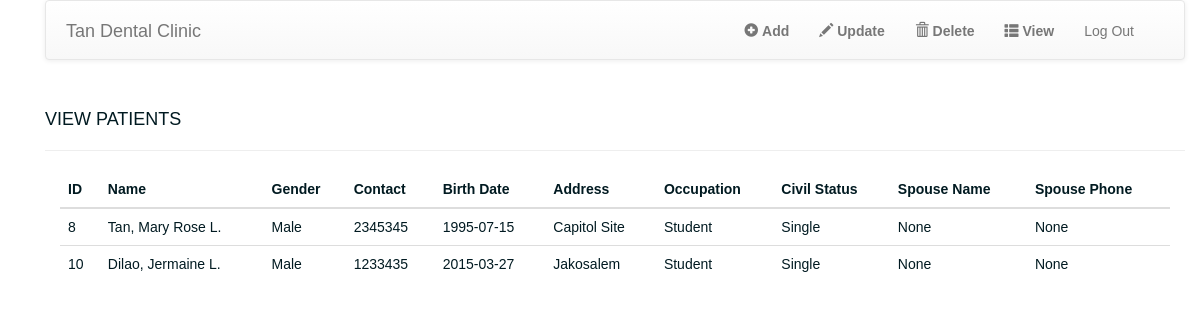
Screenshot of /admin/index.php?p=viewpatient (signed in) with the database file from the repository.
### tables this page shows
CREATE TABLE IF NOT EXISTS `patient` (
`patientid` int(11) NOT NULL,
  `username` varchar(30) NOT NULL,
  `password` varchar(255) NOT NULL,
  `lname` varchar(30) NOT NULL,
  `fname` varchar(30) NOT NULL,
  `mname` varchar(30) NOT NULL,
  `gender` varchar(10) NOT NULL,
  `contactno` varchar(15) NOT NULL,
  `birthdate` date NOT NULL,
  `address` varchar(50) NOT NULL,
  `occupation` varchar(20) NOT NULL,
  `civilstat` varchar(10) NOT NULL,
  `spousename` varchar(50) NOT NULL,
  `spousecontact` varchar(15) NOT NULL,
  `status` int(11) NOT NULL
);

### db.php (called while the page is built, shortened)
<?php
	function site_db()
	{
		try
		{
			return new PDO('mysql:/host=localhost;dbname=clinic','root','');
		}
		catch(PDOException $ex)
		{
			echo "Connection Error: ", $ex->getMessage();
		}
	}
	function viewpatient()
	{
		$db = site_db();
		$sql = "select * from patient where status = ? order by 1 asc";
		$st = $db->prepare($sql);
		$st->execute(array(1));
		$rows = $st->fetchAll();
		return $rows;
	}

### admin/viewpatient.php (the view)
<?php
	$viewpatient = viewpatient();
?>
<!DOCTYPE html>
<html>
	<head><title>View Patients</title></head>
	<body>
		<br>
		<h4>VIEW PATIENTS</h4>
		<hr />
		<div class = "col-md-12">
			<table class = "table table-hover">
				<thead>
					<tr>
						<th>ID</th>
						<th>Name</th>
						<th>Gender</th>
						<th>Contact</th>
						<th>Birth Date</th>
						<th>Address</th>
						<th>Occupation</th>
						<th>Civil Status</th>
						<th>Spouse Name</th>
						<th>Spouse Phone</th>
					</tr>
				</thead>
				<tbody>
					<?php foreach($viewpatient as $pat): ?>
						<tr>
							<td><?php echo htmlentities($pat['patientid']); ?></td>
							<td><?php echo htmlentities($pat['lname']); ?>, <?php echo htmlentities($pat['fname']); ?> <?php echo htmlentities($pat['mname']); ?>.</td>
							<td><?php echo htmlentities($pat['gender']); ?></td>
							<td><?php echo htmlentities($pat['contactno']); ?></td>
							<td><?php echo htmlentities($pat['birthdate']); ?></td>
							<td><?php echo htmlentities($pat['address']); ?></td>
							<td><?php echo htmlentities($pat['occupation']); ?></td>
							<td><?php echo htmlentities($pat['civilstat']); ?></td>
							<td><?php echo htmlentities($pat['spousename']); ?></td>
							<td><?php echo htmlentities($pat['spousecontact']); ?></td>
						</tr>
					<?php endforeach; ?>
				</tbody>
			</table>
		</div>
	</body>
</html>

### admin/index.php (style rules this page uses)
body { margin: 0 auto; font-family: Helvetica; color: #011A21; }

### rows the page displays
patient: patientid "8", lname "Tan", fname "Mary Rose", mname "L", gender "Male", contactno "2345345", birthdate "1995-07-15", address "Capitol Site", occupation "Student", civilstat "Single", spousename "None", spousecontact "None"
patient: patientid "10", lname "Dilao", fname "Jermaine", mname "L", gender "Male", contactno "1233435", birthdate "2015-03-27", address "Jakosalem", occupation "Student", civilstat "Single", spousename "None", spousecontact "None"
